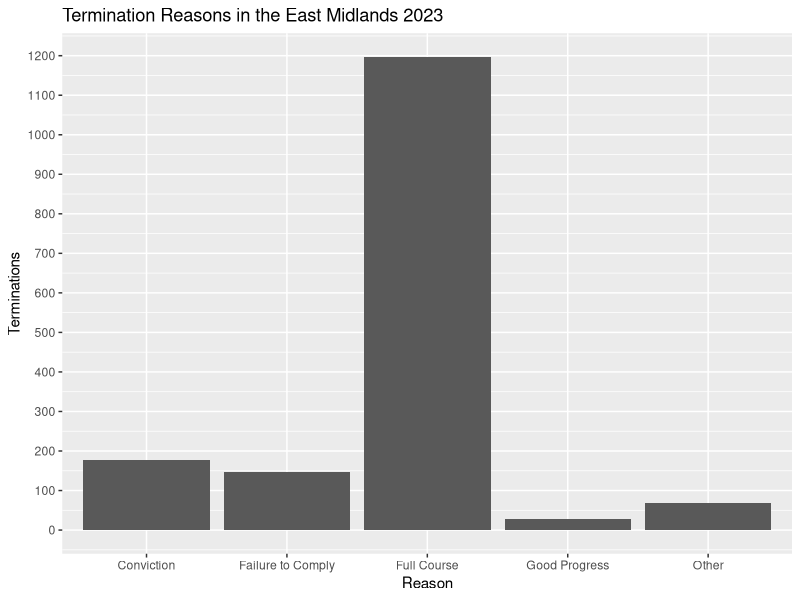
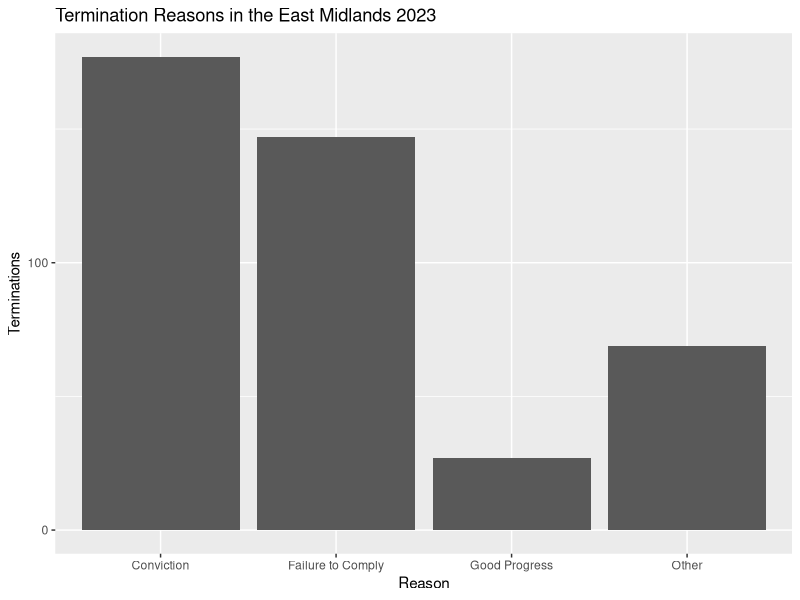

Generate these figures, in order, with R: (Note: this script raises an error after producing the figures.)
## ---- chunk 1
knitr::opts_chunk$set(echo = TRUE)
## ---- chunk 2
library(tidyverse)
# Add any other libraries here

demo <- tribble(
  ~REASON,             ~freq,
  "Other",             69,
  "Failure to Comply", 147,
  "Good Progress",     27,
  "Full Course",       1197,
  "Conviction",        177
)


ggplot(data = demo) +
  geom_bar(mapping = aes(x = REASON, y = freq), stat = "identity") +
  labs(title = "Termination Reasons in the East Midlands 2023", x = "Reason", y = "Terminations" ) +
  scale_y_continuous(breaks=seq(0,1250,by=100))


# graph of dismissals without "full course" as it makes it hard to compare all other categories

ggplot(data = filter(demo, REASON != "Full Course")) +
  geom_bar(mapping = aes(x = REASON, y = freq), stat = "identity") +
  labs(title = "Termination Reasons in the East Midlands 2023", x = "Reason", y = "Terminations" ) +
  scale_y_continuous(breaks=seq(0,1250,by=100))

# initial graph of the spread of ages

table(AdjudicationsQ12023$`Age group`)
table(filter(AdjudicationsQ12023, Outcomes == "Proved")$age_group)
age_groups <- tribble(
  ~Reason,             ~freq,
  "15-17",             69,            
  "18-20",             147,
  "21-24",             27,
  "25-29",             1197,
  "30-39",             177,
  "40-49",             3359,
  "50-59",             1372,
  "60-69",             334,
  "70+",               70
)

ggplot(data = age_groups) +
  geom_bar(mapping = aes(x = Reason, y = freq), stat = "identity")

# Having a look at intake vs outtake 

sum(terminationsQ12023[ ,"COUNT"], na.rm = TRUE)
# 23285
sum(startsQ12023[ ,"COUNT"], na.rm = TRUE)
# 131700


  



## ---- chunk 3
# load your data 




